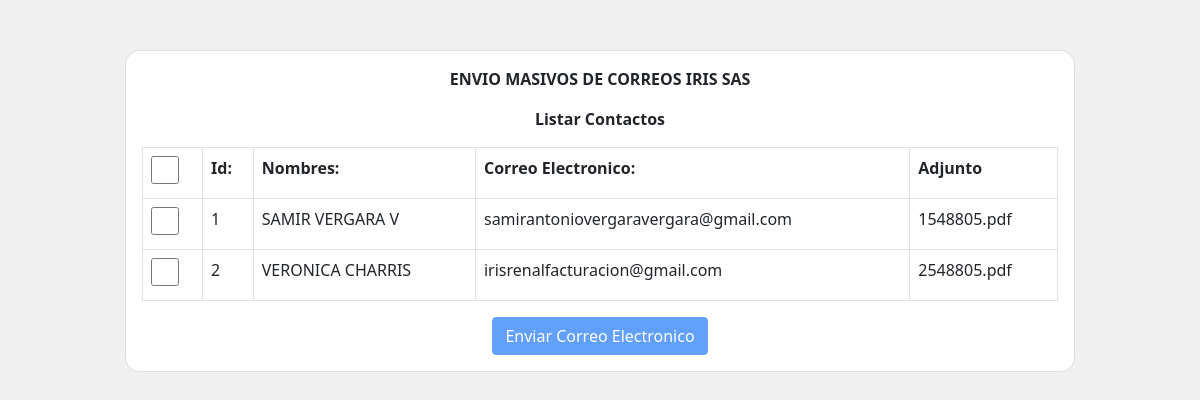
Page /masivo.php on the earlier database version.
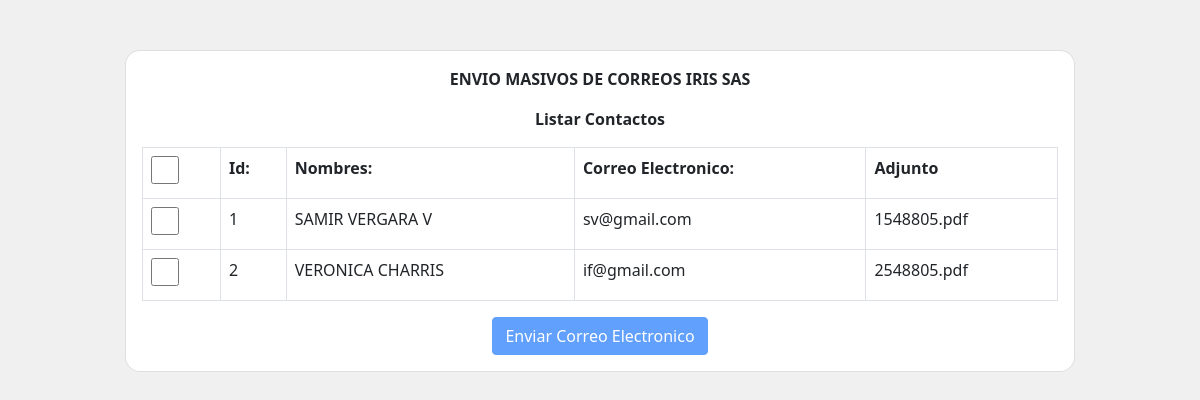
Same page on the later database version.
### tables this page shows
CREATE TABLE `contactos` (
  `id_cont` int(11) NOT NULL,
  `nombres` varchar(50) NOT NULL,
  `correo` varchar(45) NOT NULL,
  `path` varchar(50) NOT NULL
);

### app/db.php (called while the page is built, shortened)
<?php
class DB{
    private $host;
    private $db;
    private $user;
    private $password;
    private $charset;
    public function __construct(){
        $this->host     = '127.0.0.1';
        $this->db       = 'send_mail';
        $this->user     = 'root';
        $this->password = "";
        $this->charset  = 'utf8mb4';
    }
    public function connect(){
        try{
            $connection = "mysql:host=" . $this->host . ";dbname=" . $this->db . ";charset=" . $this->charset;
            $options = [
                PDO::ATTR_ERRMODE            => PDO::ERRMODE_EXCEPTION,
                PDO::ATTR_EMULATE_PREPARES   => false,
            ];
            $this->pdo = new PDO($connection, $this->user, $this->password, $options);
            return $this->pdo;
        }catch(PDOException $e){
            print_r('Error connection: ' . $e->getMessage());
        }
    }
}
?>

### app/core.php (called while the page is built, shortened)
<?php
include_once 'db.php';
class Contactos extends db{
    public function getContactos(){
        $query = $this->connect()->prepare('SELECT * FROM `contactos`');
        $query->execute();
        while($filas = $query->FETCHALL(PDO::FETCH_ASSOC)){
            return $this->nombres[]=$filas;
        }   return false;
    }
}
?>

### masivo.php (the view, shortened to what this page needs)
<?php
include_once 'app/core.php';
?>
<!DOCTYPE html>
<html lang="en">
<head>
    <link href="https://cdn.jsdelivr.net/npm/bootstrap@5.0.2/dist/css/bootstrap.min.css" rel="stylesheet">
    <link rel="stylesheet" href="plugins/fontawesome-free/css/all.min.css">
    <link rel="stylesheet" href="plugins/toastr/toastr.min.css">
</head>
<body>
<div class="login-box">
<center>
  <div class="bloque"></div>
<div class="card">
    <div class="card-body login-card-body">
      <p class="login-box-msg"><strong>ENVIO MASIVOS DE CORREOS IRIS SAS</strong></p>
      <p class="login-box-msg"><strong>Listar Contactos</strong></p>
      <form action="" method="post" id="formulario">
      <table class="table table-responsive table-bordered">
        <tr>
          <th><label for="check">
            <input type="checkbox" name="acta" id="acta" style="width:28px;height:28px;align-items:middle;" onClick="ActivarCasilla(this);"></label>
          </th>
          <th><label for="celular">Id: </label></th>
          <th><label for="nombres">Nombres: </label></th>
          <th><label for="Correo">Correo Electronico: </label></th>
          <th><label for="path">Adjunto </label></th>
        </tr>
        <?php
        $app = new Contactos();
        $resp = $app->getContactos();
        for ($i=0; $i <count($resp) ; $i++) {
        ?>
        <tr>
          <td><input type="checkbox" name="check[]" id="check" value="<?php echo $resp[$i]['id_cont'] ?>" style="width:28px;height:28px;align-items:middle;"></td>
          <td><?php echo $resp[$i]['id_cont'] ?></td>
          <td><?php echo $resp[$i]['nombres'] ?></td>
          <td><?php echo $resp[$i]['correo'] ?></td>
          <td><?php echo $resp[$i]['path'] ?>.pdf</td>
        </tr>
      <?php } ?>
      </table>
        <div class="row">
          <div class="col-12">
            <button type="submit" class="btn btn-primary btn-block" id="btnsend">
            Enviar Correo Electronico</button>
          </div>
        </div>
      </form>
    </div>
    </center>
  </div>
</body>
</html>

### masivo.php (style rules this page uses)
.card { width: 950px !important; border-radius: 15px; }
body { background-color: #f0f0f0; }
.bloque { height: 50px; }

Differences in the rows shown:
changed contactos "SAMIR VERGARA V": correo "samirantoniovergaravergara@gmail.com" → "sv@gmail.com"
changed contactos "VERONICA CHARRIS": correo "irisrenalfacturacion@gmail.com" → "if@gmail.com"
